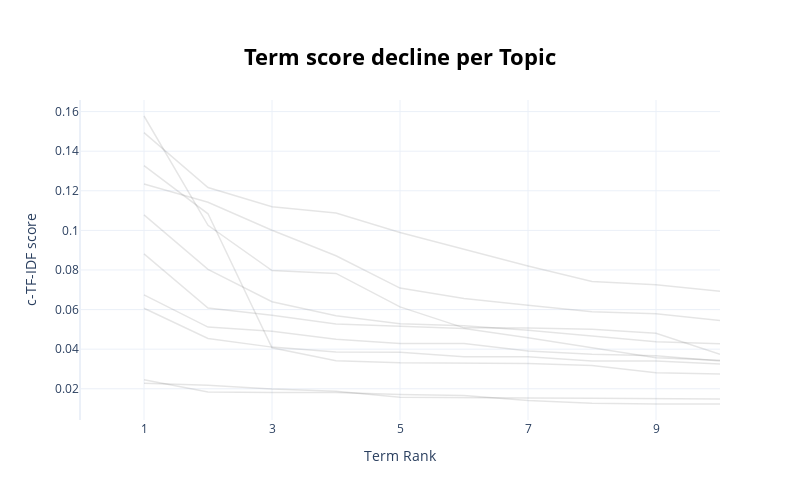

The code cell stored with this chart in its notebook:
### Markdown cell above
### Visualize Term Score Decline

### Code cell
topic_model.visualize_term_rank()

### Figure 1 — Plotly figure (JSON) as saved in the notebook; plotly's stock layout.template omitted (floating-point values rounded to 4 significant figures)
{"data": [{"hovertext": "<b>Topic -1</b>:sầu_riêng_xe_ngân_hàng_vay_lan_iph", "line": {"color": "black", "width": 1.5}, "mode": "lines+lines", "name": "", "opacity": 0.1, "type": "scatter", "x": [1, 2, 3, 4, 5, 6, 7, 8, 9, 10], "y": [0.02283, 0.02183, 0.01993, 0.01879, 0.01574, 0.01533, 0.01529, 0.01518, 0.0148, 0.01478]}, {"hovertext": "<b>Topic 0</b>:hai_việt_nam_đầu_tư_nam_việt_phát_t", "line": {"color": "black", "width": 1.5}, "mode": "lines+lines", "name": "", "opacity": 0.1, "type": "scatter", "x": [1, 2, 3, 4, 5, 6, 7, 8, 9, 10], "y": [0.02452, 0.01832, 0.0181, 0.01809, 0.01716, 0.01657, 0.01402, 0.01265, 0.01234, 0.01231]}, {"hovertext": "<b>Topic 1</b>:nga_ukraine_tên_lửa_lực_lượng_tấn_c", "line": {"color": "black", "width": 1.5}, "mode": "lines+lines", "name": "", "opacity": 0.1, "type": "scatter", "x": [1, 2, 3, 4, 5, 6, 7, 8, 9, 10], "y": [0.1327, 0.1084, 0.04069, 0.03421, 0.03318, 0.03288, 0.03275, 0.03171, 0.02806, 0.02741]}, {"hovertext": "<b>Topic 2</b>:bệnh_mắt_điều_trị_đau_bác_sĩ_viêm_b", "line": {"color": "black", "width": 1.5}, "mode": "lines+lines", "name": "", "opacity": 0.1, "type": "scatter", "x": [1, 2, 3, 4, 5, 6, 7, 8, 9, 10], "y": [0.08817, 0.06081, 0.05713, 0.0527, 0.05159, 0.05045, 0.04582, 0.04082, 0.0357, 0.03442]}, {"hovertext": "<b>Topic 3</b>:công_an_đối_tượng_điều_tra_nguyễn_t", "line": {"color": "black", "width": 1.5}, "mode": "lines+lines", "name": "", "opacity": 0.1, "type": "scatter", "x": [1, 2, 3, 4, 5, 6, 7, 8, 9, 10], "y": [0.06068, 0.04537, 0.04104, 0.03853, 0.03845, 0.03613, 0.03612, 0.03403, 0.03399, 0.03255]}, {"hovertext": "<b>Topic 4</b>:gan_thịt_bữa_món_thực_phẩm_bánh_cơ_", "line": {"color": "black", "width": 1.5}, "mode": "lines+lines", "name": "", "opacity": 0.1, "type": "scatter", "x": [1, 2, 3, 4, 5, 6, 7, 8, 9, 10], "y": [0.06741, 0.05114, 0.04902, 0.04501, 0.04289, 0.04282, 0.03903, 0.03744, 0.03668, 0.03403]}, {"hovertext": "<b>Topic 5</b>:phòng_cháy_chung_cư_mini_chữa_cháy_", "line": {"color": "black", "width": 1.5}, "mode": "lines+lines", "name": "", "opacity": 0.1, "type": "scatter", "x": [1, 2, 3, 4, 5, 6, 7, 8, 9, 10], "y": [0.1079, 0.08027, 0.06395, 0.05689, 0.05288, 0.05188, 0.04961, 0.04666, 0.04381, 0.04275]}, {"hovertext": "<b>Topic 6</b>:cổ_phiếu_mã_đồng_giao_dịch_phiên_tỷ", "line": {"color": "black", "width": 1.5}, "mode": "lines+lines", "name": "", "opacity": 0.1, "type": "scatter", "x": [1, 2, 3, 4, 5, 6, 7, 8, 9, 10], "y": [0.1494, 0.1216, 0.1119, 0.1088, 0.09897, 0.09061, 0.08203, 0.07413, 0.07258, 0.06922]}, {"hovertext": "<b>Topic 7</b>:xe_vô_lăng_phiên_bản_mẫu_giá_cx_dày", "line": {"color": "black", "width": 1.5}, "mode": "lines+lines", "name": "", "opacity": 0.1, "type": "scatter", "x": [1, 2, 3, 4, 5, 6, 7, 8, 9, 10], "y": [0.1578, 0.1025, 0.07971, 0.07826, 0.06134, 0.05077, 0.05064, 0.0501, 0.04806, 0.03742]}, {"hovertext": "<b>Topic 8</b>:xe_máy_xe_chở_tai_nạn_rác_va_chạm_đ", "line": {"color": "black", "width": 1.5}, "mode": "lines+lines", "name": "", "opacity": 0.1, "type": "scatter", "x": [1, 2, 3, 4, 5, 6, 7, 8, 9, 10], "y": [0.1234, 0.1142, 0.1001, 0.08721, 0.07086, 0.06561, 0.06218, 0.05886, 0.05785, 0.05444]}], "layout": {"height": 500, "hoverlabel": {"bgcolor": "white", "font": {"family": "Rockwell", "size": 16}}, "showlegend": false, "title": {"font": {"color": "Black", "size": 22}, "text": "<b>Term score decline per Topic</b>", "x": 0.5, "xanchor": "center", "y": 0.9, "yanchor": "top"}, "width": 800, "xaxis": {"dtick": 2, "range": [0, 10], "tick0": 1, "title": {"text": "Term Rank"}}, "yaxis": {"title": {"text": "c-TF-IDF score"}}}}
